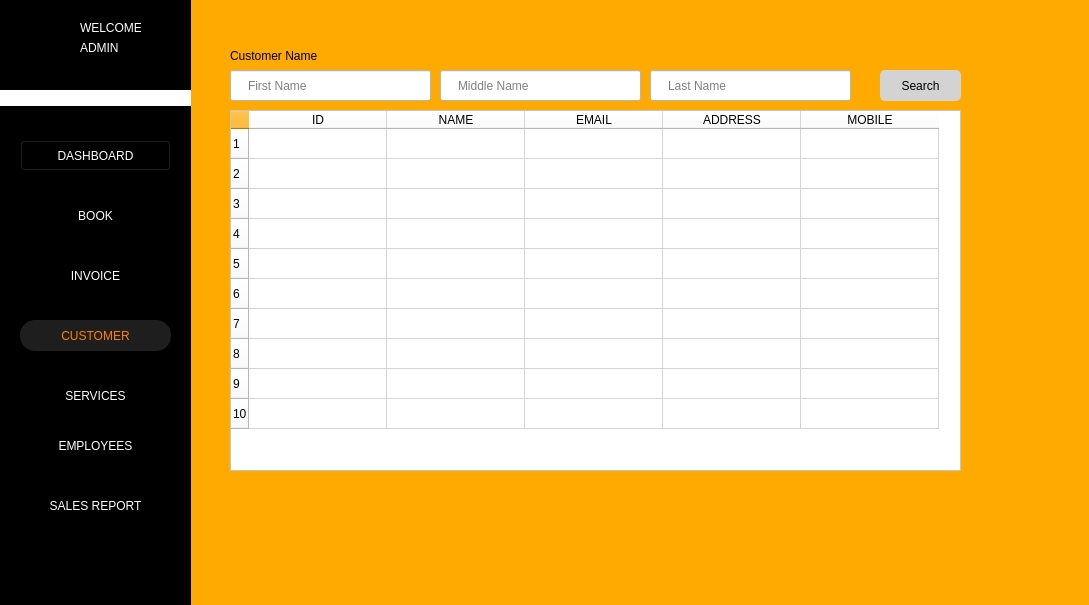
<?xml version="1.0" encoding="UTF-8"?>
<ui version="4.0">
 <class>CustomerWindow</class>
 <widget class="QWidget" name="CustomerWindow">
  <property name="geometry">
   <rect>
    <x>0</x>
    <y>0</y>
    <width>1089</width>
    <height>605</height>
   </rect>
  </property>
  <property name="windowTitle">
   <string>Form</string>
  </property>
  <property name="styleSheet">
   <string notr="true">background-color: rgb(255, 170, 0);</string>
  </property>
  <widget class="QLineEdit" name="txt_customerfname">
   <property name="geometry">
    <rect>
     <x>230</x>
     <y>70</y>
     <width>201</width>
     <height>31</height>
    </rect>
   </property>
   <property name="styleSheet">
    <string notr="true">background-color: rgb(255, 255, 255);
padding-left: 15px;</string>
   </property>
   <property name="placeholderText">
    <string>First Name</string>
   </property>
   <property name="clearButtonEnabled">
    <bool>false</bool>
   </property>
  </widget>
  <widget class="QLabel" name="label_104">
   <property name="geometry">
    <rect>
     <x>230</x>
     <y>45</y>
     <width>261</width>
     <height>21</height>
    </rect>
   </property>
   <property name="text">
    <string>Customer Name</string>
   </property>
  </widget>
  <widget class="QLabel" name="btn_search_customer">
   <property name="geometry">
    <rect>
     <x>400</x>
     <y>76</y>
     <width>21</width>
     <height>20</height>
    </rect>
   </property>
   <property name="autoFillBackground">
    <bool>false</bool>
   </property>
   <property name="styleSheet">
    <string notr="true">display: flex;
background-color: rgb(255, 255, 255);</string>
   </property>
   <property name="text">
    <string/>
   </property>
   <property name="pixmap">
    <pixmap>img/search.png</pixmap>
   </property>
   <property name="scaledContents">
    <bool>true</bool>
   </property>
  </widget>
  <widget class="QPushButton" name="search_btn">
   <property name="geometry">
    <rect>
     <x>880</x>
     <y>70</y>
     <width>81</width>
     <height>31</height>
    </rect>
   </property>
   <property name="styleSheet">
    <string notr="true">color: black;
background-color: lightgrey;
border-radius: 5px;
</string>
   </property>
   <property name="text">
    <string>Search</string>
   </property>
   <property name="icon">
    <iconset>
     <normaloff>img/plus-button.png</normaloff>img/plus-button.png</iconset>
   </property>
  </widget>
  <widget class="QTableWidget" name="tbl_customer">
   <property name="geometry">
    <rect>
     <x>230</x>
     <y>110</y>
     <width>731</width>
     <height>361</height>
    </rect>
   </property>
   <property name="autoFillBackground">
    <bool>false</bool>
   </property>
   <property name="styleSheet">
    <string notr="true">background-color: white</string>
   </property>
   <property name="editTriggers">
    <set>QAbstractItemView::NoEditTriggers</set>
   </property>
   <property name="rowCount">
    <number>10</number>
   </property>
   <attribute name="horizontalHeaderDefaultSectionSize">
    <number>138</number>
   </attribute>
   <row/>
   <row/>
   <row/>
   <row/>
   <row/>
   <row/>
   <row/>
   <row/>
   <row/>
   <row/>
   <column>
    <property name="text">
     <string>ID</string>
    </property>
   </column>
   <column>
    <property name="text">
     <string>NAME</string>
    </property>
   </column>
   <column>
    <property name="text">
     <string>EMAIL</string>
    </property>
   </column>
   <column>
    <property name="text">
     <string>ADDRESS</string>
    </property>
   </column>
   <column>
    <property name="text">
     <string>MOBILE</string>
    </property>
   </column>
  </widget>
  <widget class="QLineEdit" name="txt_customermname">
   <property name="geometry">
    <rect>
     <x>440</x>
     <y>70</y>
     <width>201</width>
     <height>31</height>
    </rect>
   </property>
   <property name="styleSheet">
    <string notr="true">background-color: rgb(255, 255, 255);
padding-left: 15px;</string>
   </property>
   <property name="placeholderText">
    <string>Middle Name</string>
   </property>
   <property name="clearButtonEnabled">
    <bool>false</bool>
   </property>
  </widget>
  <widget class="QLineEdit" name="txt_customerlname">
   <property name="geometry">
    <rect>
     <x>650</x>
     <y>70</y>
     <width>201</width>
     <height>31</height>
    </rect>
   </property>
   <property name="styleSheet">
    <string notr="true">background-color: rgb(255, 255, 255);
padding-left: 15px;</string>
   </property>
   <property name="placeholderText">
    <string>Last Name</string>
   </property>
   <property name="clearButtonEnabled">
    <bool>false</bool>
   </property>
  </widget>
  <widget class="QPushButton" name="btn_dashboard">
   <property name="geometry">
    <rect>
     <x>20</x>
     <y>140</y>
     <width>151</width>
     <height>31</height>
    </rect>
   </property>
   <property name="styleSheet">
    <string notr="true">color: rgb(255, 255, 255);
background-color: rgb(0, 0, 0);
</string>
   </property>
   <property name="text">
    <string>DASHBOARD</string>
   </property>
  </widget>
  <widget class="QLabel" name="label_2">
   <property name="geometry">
    <rect>
     <x>0</x>
     <y>90</y>
     <width>191</width>
     <height>16</height>
    </rect>
   </property>
   <property name="styleSheet">
    <string notr="true">background-color: rgb(255, 255, 255);</string>
   </property>
   <property name="text">
    <string/>
   </property>
  </widget>
  <widget class="QLabel" name="txt_admin_name">
   <property name="geometry">
    <rect>
     <x>80</x>
     <y>40</y>
     <width>91</width>
     <height>16</height>
    </rect>
   </property>
   <property name="styleSheet">
    <string notr="true">color: rgb(255, 255, 255);
background-color: rgb(0, 0, 0);
</string>
   </property>
   <property name="text">
    <string>ADMIN</string>
   </property>
  </widget>
  <widget class="QLabel" name="label_33">
   <property name="geometry">
    <rect>
     <x>20</x>
     <y>20</y>
     <width>41</width>
     <height>41</height>
    </rect>
   </property>
   <property name="styleSheet">
    <string notr="true">border-style: none;
background-color: black;
</string>
   </property>
   <property name="text">
    <string/>
   </property>
   <property name="pixmap">
    <pixmap>../../img/ARMS_LGO(1).png</pixmap>
   </property>
   <property name="scaledContents">
    <bool>true</bool>
   </property>
  </widget>
  <widget class="QPushButton" name="btn_services">
   <property name="geometry">
    <rect>
     <x>10</x>
     <y>380</y>
     <width>171</width>
     <height>31</height>
    </rect>
   </property>
   <property name="styleSheet">
    <string notr="true">border-style: none;
color: #fff;
color: rgb(255, 255, 255);
background-color: rgb(0, 0, 0);
</string>
   </property>
   <property name="text">
    <string>SERVICES</string>
   </property>
  </widget>
  <widget class="QPushButton" name="btn_customer">
   <property name="geometry">
    <rect>
     <x>20</x>
     <y>320</y>
     <width>151</width>
     <height>31</height>
    </rect>
   </property>
   <property name="styleSheet">
    <string notr="true">border-style: none;
color: #FC8100;
border-radius: 15px;
background-color: #1E1E1E;
</string>
   </property>
   <property name="text">
    <string>CUSTOMER</string>
   </property>
  </widget>
  <widget class="QLabel" name="label">
   <property name="geometry">
    <rect>
     <x>0</x>
     <y>0</y>
     <width>191</width>
     <height>621</height>
    </rect>
   </property>
   <property name="styleSheet">
    <string notr="true">background-color: rgb(0, 0, 0);</string>
   </property>
   <property name="text">
    <string/>
   </property>
  </widget>
  <widget class="QPushButton" name="btn_books">
   <property name="geometry">
    <rect>
     <x>20</x>
     <y>200</y>
     <width>151</width>
     <height>31</height>
    </rect>
   </property>
   <property name="styleSheet">
    <string notr="true">border-style: none;
color: #fff;
color: rgb(255, 255, 255);
background-color: rgb(0, 0, 0);
</string>
   </property>
   <property name="text">
    <string>BOOK</string>
   </property>
  </widget>
  <widget class="QPushButton" name="btn_settings">
   <property name="geometry">
    <rect>
     <x>10</x>
     <y>520</y>
     <width>31</width>
     <height>24</height>
    </rect>
   </property>
   <property name="styleSheet">
    <string notr="true">border-style: none;
background-color: rgb(0, 0, 0);</string>
   </property>
   <property name="text">
    <string/>
   </property>
   <property name="icon">
    <iconset>
     <normaloff>../../img/settingsIM.png</normaloff>../../img/settingsIM.png</iconset>
   </property>
   <property name="iconSize">
    <size>
     <width>20</width>
     <height>20</height>
    </size>
   </property>
  </widget>
  <widget class="QPushButton" name="btn_salesrep">
   <property name="geometry">
    <rect>
     <x>10</x>
     <y>490</y>
     <width>171</width>
     <height>31</height>
    </rect>
   </property>
   <property name="styleSheet">
    <string notr="true">border-style: none;
color: #fff;

color: rgb(255, 255, 255);
background-color: rgb(0, 0, 0);</string>
   </property>
   <property name="text">
    <string>SALES REPORT</string>
   </property>
  </widget>
  <widget class="QPushButton" name="btn_invoice">
   <property name="geometry">
    <rect>
     <x>20</x>
     <y>260</y>
     <width>151</width>
     <height>31</height>
    </rect>
   </property>
   <property name="styleSheet">
    <string notr="true">border-style: none;
color: #fff;
color: rgb(255, 255, 255);
background-color: rgb(0, 0, 0);
</string>
   </property>
   <property name="text">
    <string>INVOICE</string>
   </property>
  </widget>
  <widget class="QPushButton" name="btn_employees">
   <property name="geometry">
    <rect>
     <x>10</x>
     <y>430</y>
     <width>171</width>
     <height>31</height>
    </rect>
   </property>
   <property name="styleSheet">
    <string notr="true">border-style: none;
color: #fff;

color: rgb(255, 255, 255);
background-color: rgb(0, 0, 0);</string>
   </property>
   <property name="text">
    <string>EMPLOYEES</string>
   </property>
  </widget>
  <widget class="QLabel" name="label_13">
   <property name="geometry">
    <rect>
     <x>80</x>
     <y>20</y>
     <width>61</width>
     <height>16</height>
    </rect>
   </property>
   <property name="styleSheet">
    <string notr="true">color: rgb(255, 255, 255);
background-color: rgb(0, 0, 0);</string>
   </property>
   <property name="text">
    <string>WELCOME</string>
   </property>
  </widget>
  <zorder>label</zorder>
  <zorder>txt_customerfname</zorder>
  <zorder>label_104</zorder>
  <zorder>btn_search_customer</zorder>
  <zorder>search_btn</zorder>
  <zorder>tbl_customer</zorder>
  <zorder>txt_customermname</zorder>
  <zorder>txt_customerlname</zorder>
  <zorder>btn_dashboard</zorder>
  <zorder>label_2</zorder>
  <zorder>txt_admin_name</zorder>
  <zorder>label_33</zorder>
  <zorder>btn_services</zorder>
  <zorder>btn_customer</zorder>
  <zorder>btn_books</zorder>
  <zorder>btn_settings</zorder>
  <zorder>btn_salesrep</zorder>
  <zorder>btn_invoice</zorder>
  <zorder>btn_employees</zorder>
  <zorder>label_13</zorder>
 </widget>
 <resources/>
 <connections/>
</ui>
